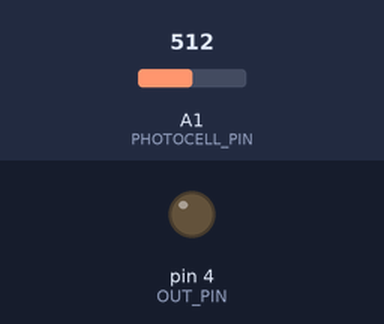
The sketch below on a simulated Arduino Uno, built with avr-gcc and run on an emulated ATmega328P. Parts: output pins drawn as LEDs (lit = HIGH). Inputs (shaded band) come from the test bench; at power-on: A1 (PHOTOCELL_PIN) = 512.

Above: at 1.2 s.
1.3 s: A1 (PHOTOCELL_PIN) set to 651
3.0 s: A1 (PHOTOCELL_PIN) set to 671
At 4.8 s:
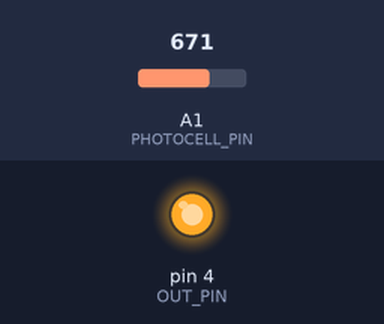
Timing chart, 0 to 6.3 s (numbered marks = the images above; inputs shaded):
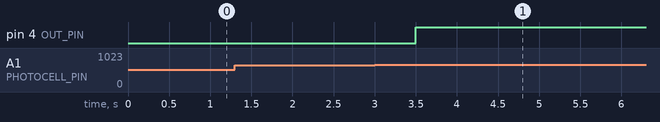

Measured:
- the behaviour switches between 661 and 662 on A1 (PHOTOCELL_PIN) (found by bisection; images 0 and 1)
- after the input at 1.3 s, every drawn part: stays the same
- after the input at 3.0 s, pin 4 (OUT_PIN): LOW → HIGH after 0.50 s

The sketch:

lightTiny.ino
```cpp
/**
    Light Triggered Action - Mission Possible MK2
    Ward Melville HS Science Olympiad - Team A - 2017-2018
    lightTiny.ino
    Purpose: Triggers the next action when the resistance of a photocell changes more than a threshold value.

    @author David Cutting
    @version 1.1 1/26/2018
*/

// Definitions for microcontroller pin numbers
const int PHOTOCELL_PIN = 1;
const int OUT_PIN = 4;

// Variables for states of the pins
int photocellValue;
int photocellBase;
bool statusOut = LOW;

void setup() {
  // Set the microcontroller pins as either inputs or outputs
  pinMode(PHOTOCELL_PIN, INPUT);
  pinMode(OUT_PIN, OUTPUT);

  // Set the output pin to low
  digitalWrite(OUT_PIN, LOW); // Write the output pin to LOW

  // Read the initial value of the photocell (ambient light)
  photocellBase = analogRead(PHOTOCELL_PIN);
}

void loop() {
  photocellValue = analogRead(PHOTOCELL_PIN);

  if(photocellValue - photocellBase >= 150 && statusOut == LOW) {
    // If the difference (NOT ABSOLUTE VALUE) between the current reading and the ambient reading is greater than the threshold...
    delay(500); // Delay 500 milliseconds (0.5 s) to allow observation
    statusOut = HIGH; // Set the out status to on
    digitalWrite(OUT_PIN, HIGH); // Trigger the next action
  }
}
```
